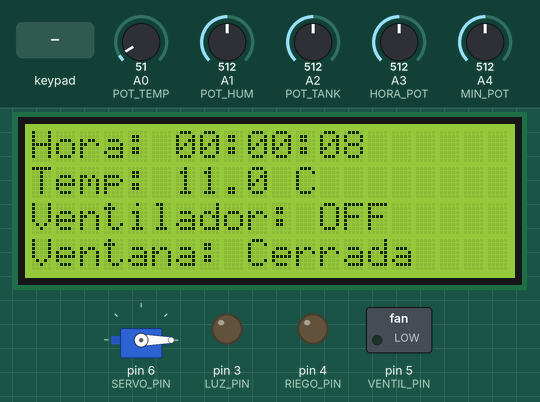
The sketch below on a simulated Arduino Mega 2560, built with avr-gcc and run on an emulated ATmega2560. On the bench: servo, 20×4 character LCD, switched loads named in the sketch (green lamp = pin HIGH), output pins drawn as LEDs (lit = HIGH). Inputs (shaded band) come from the test bench; at power-on: A1 (POT_HUM) = 512, A3 (HORA_POT) = 512, A4 (MIN_POT) = 512, A0 (POT_TEMP) = 51, A2 (POT_TANK) = 512.

Above: at 1.2 s.
1.3 s: key 'C' pressed
At 2.4 s:
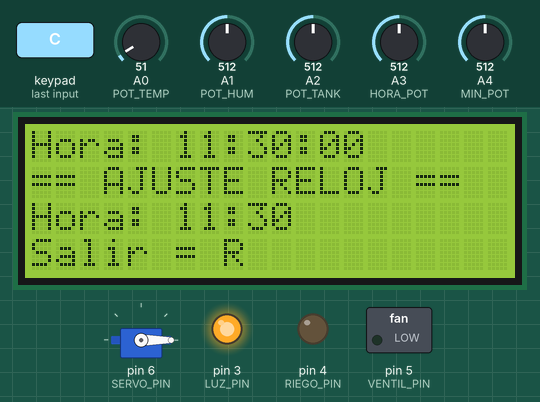
3.0 s: A1 (POT_HUM) set to 321
4.5 s: A1 (POT_HUM) set to 299
At 4.96 s:
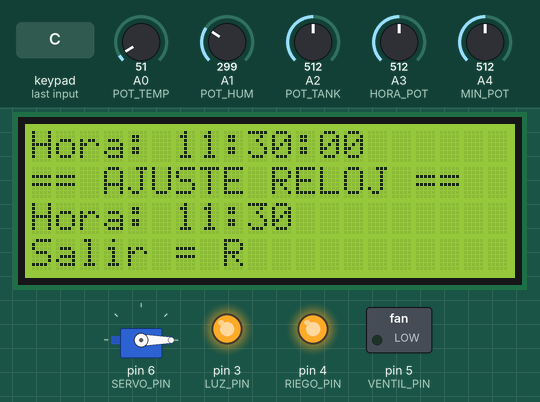
7.5 s: A3 (HORA_POT) set to 269
At 8.57 s:
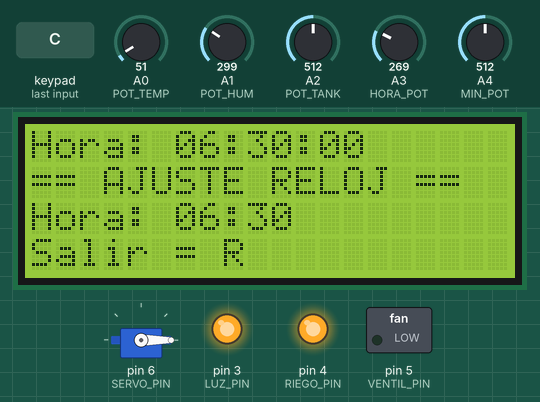
9.1 s: A3 (HORA_POT) set to 248
At 9.99 s:
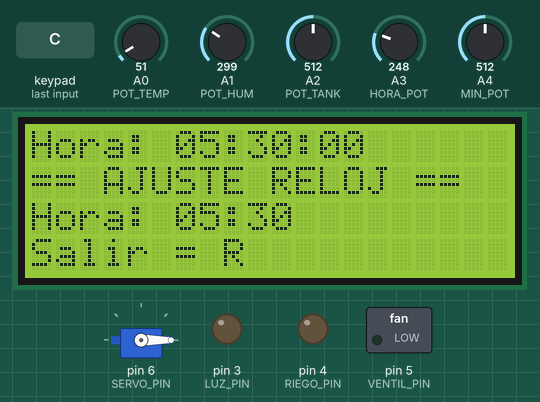
11.3 s: A4 (MIN_POT) set to 716
At 12.18 s:
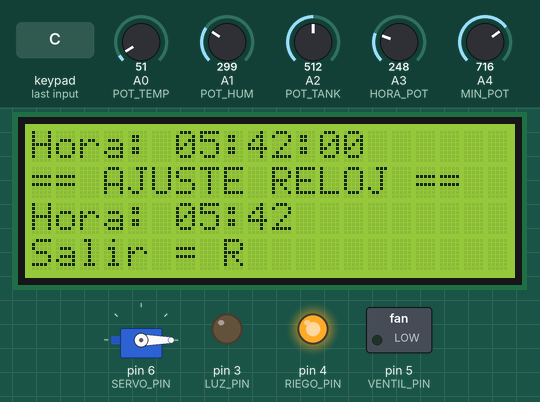
Timing chart, 0 to 13.9 s (numbered marks = the images above; inputs shaded):
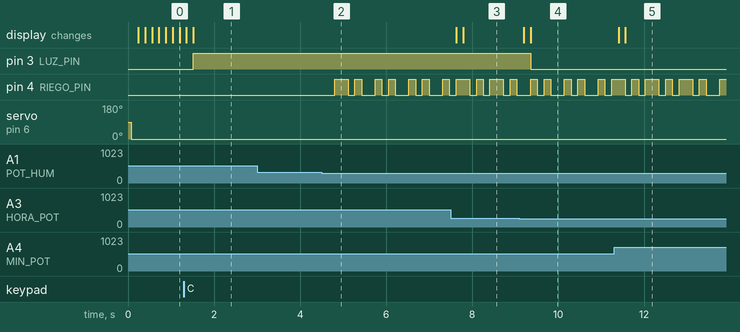

Measured:
- the behaviour switches between 307 and 306 on A1 (POT_HUM) (found by bisection; images 1 and 2)
- the behaviour switches between 258 and 257 on A3 (HORA_POT) (found by bisection; images 3 and 4)
- after the input at 1.3 s, pin 3 (LUZ_PIN): LOW → HIGH after 0.21 s; the display: first changes after 0.06 s (image 1 shows a later state)
- after the input at 3.0 s, every drawn part: stays the same
- after the input at 4.5 s, pin 4 (RIEGO_PIN): LOW → HIGH after 0.30 s, then repeats every 0.78 s: LOW 0.16 s, HIGH 0.16 s, LOW 0.31 s, HIGH 0.16 s
- after the input at 7.5 s, the display: first changes after 0.13 s (image 3 shows a later state)
- after the input at 9.1 s, pin 3 (LUZ_PIN): HIGH → LOW after 0.26 s; the display: first changes after 0.10 s (image 4 shows a later state)
- after the input at 11.3 s, the display: first changes after 0.10 s (image 5 shows a later state)

The sketch:

invernadero.ino
```cpp
#include <LiquidCrystal.h>
#include <Servo.h>
#include <Keypad.h>

// ==================================================
// ================= CONFIGURACION ==================
// ==================================================

// ---------------- LCD ----------------
LiquidCrystal lcd(31, 35, 45, 47, 49, 51);
Servo ventana;

// ---------------- TECLADO ----------------
const byte FILAS = 1;
const byte COLUMNAS = 3;

char teclas[FILAS][COLUMNAS] = {
  {'L', 'C', 'R'}
};

byte pinesFilas[FILAS] = {18};
byte pinesColumnas[COLUMNAS] = {19, 20, 21};

Keypad teclado = Keypad(makeKeymap(teclas),pinesFilas,pinesColumnas,FILAS,COLUMNAS);

// ---------------- PINES ----------------
#define POT_TEMP    A0
#define POT_HUM     A1
#define POT_TANK    A2
#define HORA_POT    A3
#define MIN_POT     A4

#define LUZ_PIN     3
#define RIEGO_PIN   4
#define VENTIL_PIN     5
#define SERVO_PIN   6

// ---------------- RELOJ ----------------
#define INTERVALO_SIM 50   // velocidad simulada

// ==================================================
// ================= VARIABLES =======================
// ==================================================

// Pantallas
int pantallaActual = 0;
int pantallaAnterior = -1;

// Modos
bool modoReloj = false;

// Tiempo
unsigned long tiempoAnterior = 0;
int segundos = 0;
int minutos  = 0;
int horas    = 0;

// Para refresco sin parpadeo
int segAnt  = -1;
int minAnt  = -1;
int horaAnt = -1;

// Potenciometros
int horaPotAnt = -1;
int minPotAnt  = -1;
int potTempAnt  = -1;
int potHumAnt   = -1;
int potTankAnt  = -1;

// Control
bool riegoActivo = false;
bool lucesActivas = false;

unsigned long tiempoParpadeo = 0;
bool estadoRiegoLED = false;


// ==================================================
// =============== PROTOTIPOS =======================
// ==================================================

void leerTeclado();
void actualizarReloj();
void mostrarReloj();
void limpiarPantallaSiCambia();
void leerSensores(float &t, float &h, float &n);
void mostrarPantallas(float t, float h, float n);
void ajustarReloj();
void mostrarAjusteReloj();

// ==================================================
// ================== SETUP ==========================
// ==================================================

void setup() {
  pinMode(LUZ_PIN, OUTPUT);
  pinMode(RIEGO_PIN, OUTPUT);
  pinMode(VENTIL_PIN, OUTPUT);

  ventana.attach(SERVO_PIN);

  lcd.begin(20, 4);
  lcd.clear();
}


// ==================================================
// =================== LOOP ==========================
// ==================================================

void loop() {
  leerTeclado();

  actualizarReloj();
  mostrarReloj();
  limpiarPantallaSiCambia();

  float temperatura, humedad, tanque;
  leerSensores(temperatura, humedad, tanque);
  controlarRiego(humedad, tanque);
  controlarLuces();
  controlarVentilacion(temperatura);


  if (!modoReloj) {
    mostrarPantallas(temperatura, humedad, tanque);
  } else {
    ajustarReloj();
    mostrarAjusteReloj();
  }

  delay(150);
}

// ==================================================
// ============== IMPLEMENTACIÓN =====================
// ==================================================

void leerTeclado() {
  char tecla = teclado.getKey();

  if (!tecla) return;

  if (tecla == 'C') {
    modoReloj = !modoReloj;
    pantallaAnterior = -1;
  }

  if (!modoReloj) {
    if (tecla == 'L') {
      pantallaActual = (pantallaActual + 2) % 3;
      pantallaAnterior = -1;
    }
    if (tecla == 'R') {
      pantallaActual = (pantallaActual + 1) % 3;
      pantallaAnterior = -1;
    }
  }
}

void actualizarReloj() {
  if (modoReloj) return;

  if (millis() - tiempoAnterior >= INTERVALO_SIM) {
    tiempoAnterior = millis();
    segundos++;

    if (segundos >= 60) {
      segundos = 0;
      minutos++;
    }
    if (minutos >= 60) {
      minutos = 0;
      horas++;
    }
    if (horas >= 24) {
      horas = 0;
    }
  }
}

void mostrarReloj() {
  if (segundos == segAnt && minutos == minAnt && horas == horaAnt) return;

  lcd.setCursor(0, 0);
  lcd.print("Hora: ");
  if (horas < 10) lcd.print("0");
  lcd.print(horas);
  lcd.print(":");
  if (minutos < 10) lcd.print("0");
  lcd.print(minutos);
  lcd.print(":");
  if (segundos < 10) lcd.print("0");
  lcd.print(segundos);

  segAnt = segundos;
  minAnt = minutos;
  horaAnt = horas;
}

void limpiarPantallaSiCambia() {
  if (pantallaActual != pantallaAnterior) {
    lcd.clear();
    pantallaAnterior = pantallaActual;
    segAnt = -1;
  }
}

void leerSensores(float &temperatura, float &humedad, float &tanque) {

  int rawTemp  = analogRead(POT_TEMP);
  int rawHum   = analogRead(POT_HUM);
  int rawTank  = analogRead(POT_TANK);

  temperatura = map(rawTemp, 0, 1023, 10, 50);   // °C
  humedad     = map(rawHum,  0, 1023, 0, 100);   // %
  tanque      = map(rawTank,0, 1023, 0, 100);   // %
}


void mostrarPantallas(float t, float h, float n) {

  if (pantallaActual == 0) {
    lcd.setCursor(0, 1);
    lcd.print("Temp: ");
    lcd.print(t, 1);
    lcd.print(" C     ");

    if (t < 25) {
      digitalWrite(VENTIL_PIN, LOW);
      ventana.write(0);
      lcd.setCursor(0, 2); lcd.print("Ventilador: OFF ");
      lcd.setCursor(0, 3); lcd.print("Ventana: Cerrada");
    }
    else if (t < 30) {
      digitalWrite(VENTIL_PIN, HIGH);
      ventana.write(90);
      lcd.setCursor(0, 2); lcd.print("Ventilador: ON  ");
      lcd.setCursor(0, 3); lcd.print("Ventana: Semi   ");
    }
    else {
      digitalWrite(VENTIL_PIN, HIGH);
      ventana.write(180);
      lcd.setCursor(0, 2); lcd.print("Ventilador: ON  ");
      lcd.setCursor(0, 3); lcd.print("Ventana: Abierta");
    }
  }

  if (pantallaActual == 1) {
    lcd.setCursor(0, 1); lcd.print("Humedad Suelo:");
    lcd.setCursor(0, 2); lcd.print(h, 0); lcd.print(" %     ");
    lcd.setCursor(0, 3);
    lcd.print(h < 30 ? "Estado: Seco  " :
              h < 70 ? "Estado: Normal" :
                       "Estado: Humedo");
  }

  if (pantallaActual == 2) {
    lcd.setCursor(0, 1); lcd.print("Nivel Tanque:");
    lcd.setCursor(0, 2); lcd.print(n, 0); lcd.print(" %     ");
    lcd.setCursor(0, 3);
    lcd.print(n < 30 ? "Estado: Bajo " :
              n < 70 ? "Estado: Medio" :
                       "Estado: Lleno");
  }
}

void ajustarReloj() {
  int horaNueva = analogRead(HORA_POT) / 43;
  int minNuevo  = analogRead(MIN_POT) / 17;

  horaNueva = constrain(horaNueva, 0, 23);
  minNuevo  = constrain(minNuevo, 0, 59);

  if (horaNueva != horaPotAnt) {
    horaPotAnt = horaNueva;
    horas = horaNueva;
    segundos = 0;
    horaAnt = -1;
  }

  if (minNuevo != minPotAnt) {
    minPotAnt = minNuevo;
    minutos = minNuevo;
    segundos = 0;
    minAnt = -1;
  }
}

void mostrarAjusteReloj() {
  lcd.setCursor(0, 1);
  lcd.print("== AJUSTE RELOJ ==");
  lcd.setCursor(0, 2);
  lcd.print("Hora: ");
  if (horas < 10) lcd.print("0");
  lcd.print(horas);
  lcd.print(":");
  if (minutos < 10) lcd.print("0");
  lcd.print(minutos);
  lcd.setCursor(0, 3);
  lcd.print("Salir = R");
}

void controlarRiego(float humedad, float tanque) {

  if (humedad < 30 && tanque > 20) {
    riegoActivo = true;
  } else {
    riegoActivo = false;
  }

  if (riegoActivo) {
    digitalWrite(RIEGO_PIN, millis() % 400 < 200);
  } else {
    digitalWrite(RIEGO_PIN, LOW);
  }
}

void controlarLuces() {
  if (horas >= 6 && horas < 18) {
    digitalWrite(LUZ_PIN, HIGH);
  } else {
    digitalWrite(LUZ_PIN, LOW);
  }
}

void controlarVentilacion(float temperatura) {
  if (temperatura < 25) {
    digitalWrite(VENTIL_PIN, LOW);
    ventana.write(0);
  }
  else if (temperatura < 30) {
    digitalWrite(VENTIL_PIN, HIGH);
    ventana.write(90);
  }
  else {
    digitalWrite(VENTIL_PIN, HIGH);
    ventana.write(180);
  }
}
```
